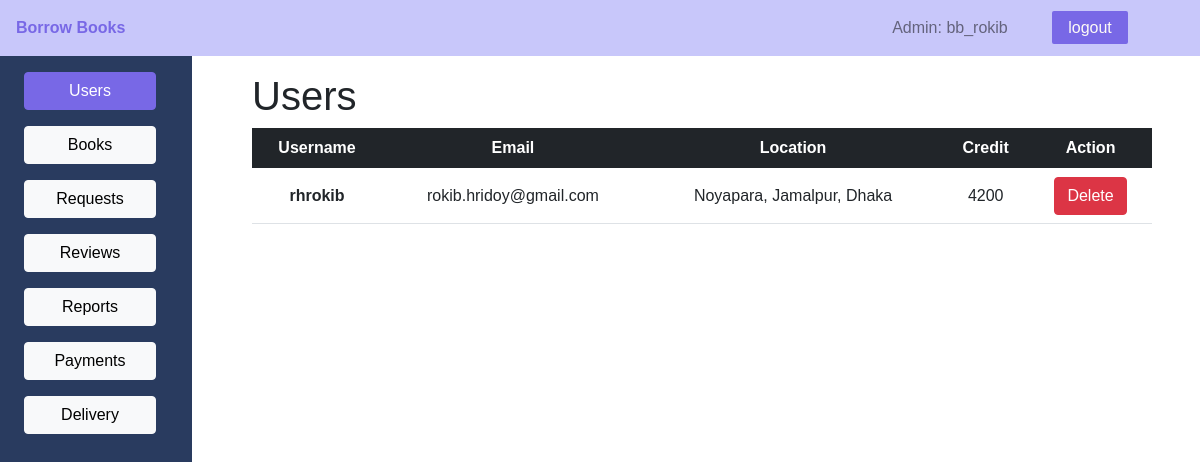
Page /admin/user.php (signed in) on the committed database.
### tables this page shows
CREATE TABLE `user` (
  `username` varchar(30) NOT NULL,
  `email` varchar(50) NOT NULL,
  `password` varchar(65) NOT NULL,
  `firstname` varchar(30) NOT NULL,
  `lastname` varchar(30) NOT NULL,
  `phone` varchar(11) NOT NULL,
  `location` varchar(50) NOT NULL,
  `city` varchar(50) NOT NULL,
  `totalCredit` float NOT NULL,
  `totalRead` int(11) NOT NULL DEFAULT 0,
  `totalGiven` int(11) NOT NULL DEFAULT 0,
  `rating` int(11) NOT NULL DEFAULT 0,
  `dp_path` varchar(300) NOT NULL
);

### admin/user.php (the view, shortened to what this page needs)
<?php
require_once('./../db_config.php');
if (!isset($_SESSION['admin']) &&  empty($_SESSION['admin'])) {
?>
  <script>
    location.assign("./login.php");
  </script>
<?php
} else {
  $username = $_SESSION['admin'];
  $retObj = $pdo->query("SELECT * FROM user ORDER BY username ASC");
  $users = $retObj->fetchAll();
?>
  <!DOCTYPE html>
  <html lang="en">
  <head>
    <link href="https://cdn.jsdelivr.net/npm/bootstrap@5.0.1/dist/css/bootstrap.min.css" rel="stylesheet">
    <link rel="stylesheet" href="./../profile/profile.css">
    <link rel="stylesheet" href="./admin.css">
  </head>
  <body>
    <header class='main-header'>
      <div>
        <a class="main-header-logo" href="#">Borrow Books</a>
      </div>
      <nav class="main-nav ">
        <ul class="main-nav__items">
          <li class="main-nav__item text-black-50 ">Admin: <?php echo $username; ?></li>
          <li class="main-nav__item nav-logout"><a href="./logout.php">logout</a></li>
        </ul>
      </nav>
    </header>
    <main>
      <div class="row">
        <div class="col-2 my-sidebar">
          <div class="container-fluid d-grid mt-3">
            <a href="./user.php" class="btn btn-primary btn-block">Users</a>
            <a href="./books.php" class="btn btn-light btn-block mt-3">Books</a>
            <a href="./request.php" class="btn btn-light btn-block mt-3">Requests</a>
            <a href="./review.php" class="btn btn-light btn-block mt-3">Reviews</a>
            <a href="./reports.php" class="btn btn-light btn-block mt-3">Reports</a>
            <a href="./payment.php" class="btn btn-light btn-block mt-3">Payments</a>
            <a href="./delivery.php" class="btn btn-light btn-block mt-3">Delivery</a>
          </div>
        </div>
        <div class="col-10">
          <div class="container px-5 mt-3">
            <h1>Users</h1>
            <table class="table  text-center">
              <thead class='table-dark'>
                <tr>
                  <th scope="col">Username</th>
                  <th scope="col">Email</th>
                  <th scope="col">Location</th>
                  <th scope="col">Credit</th>
                  <th scope="col">Action</th>
                </tr>
              </thead>
              <?php foreach ($users as $user) { ?>
                <tbody class="align-middle">
                  <tr>
                    <th scope="row"><?php echo $user['username']; ?></th>
                    <td><?php echo $user['email']; ?></td>
                    <td><?php echo $user['location'] . ", " . $user['city']; ?></td>
                    <td><?php echo $user['totalCredit']; ?></td>
                    <td class="text-center">
                      <form action="./user.php" method="post">
                        <button type="submit" class="btn btn-danger">Delete</button>
                      </form>
                    </td>
                  </tr>
                </tbody>
              <?php } ?>
            </table>
          </div>
        </div>
      </div>
    </main>
  </body>
  </html>
<?php
}
    ?>

### profile/profile.css (style rules this page uses)
* { box-sizing: border-box; }
body { margin: 0px; font-family: "Alata", sans-serif; }
.main-header { width: 100%; background: #c8c7fa; padding: 16px 16px; }
.main-header>div { display: inline-block; }
.main-header-logo { color: #7868e6; font-weight: bold; text-decoration: none; }
.main-nav { display: inline-block; text-align: right; width: calc(100% - 150px); }
.main-nav__items { padding: 0; margin: 0; list-style: none; }
.main-nav__item { display: inline-block; color: azure; margin: 0 20px; }
.main-nav__item a { color: rgb(63, 35, 129); text-decoration: none; }
.nav-logout a { color: #fdfaf6; background: #7868e6; padding: 8px 16px; border-radius: 2px; }
.btn-primary { background: #7868e6; border: 1px solid #7868e6; }

### admin/admin.css (style rules this page uses)
body { font-family: sans-serif; }
.my-sidebar { background: #293b5f; min-height: 100vh; position: relative; }

### rows in the picture
user: username "rhrokib", email "rokib.hridoy@gmail.com", location "Noyapara", city "Jamalpur, Dhaka", totalCredit "4200"

### other values in the picture
$username "bb_rokib"
